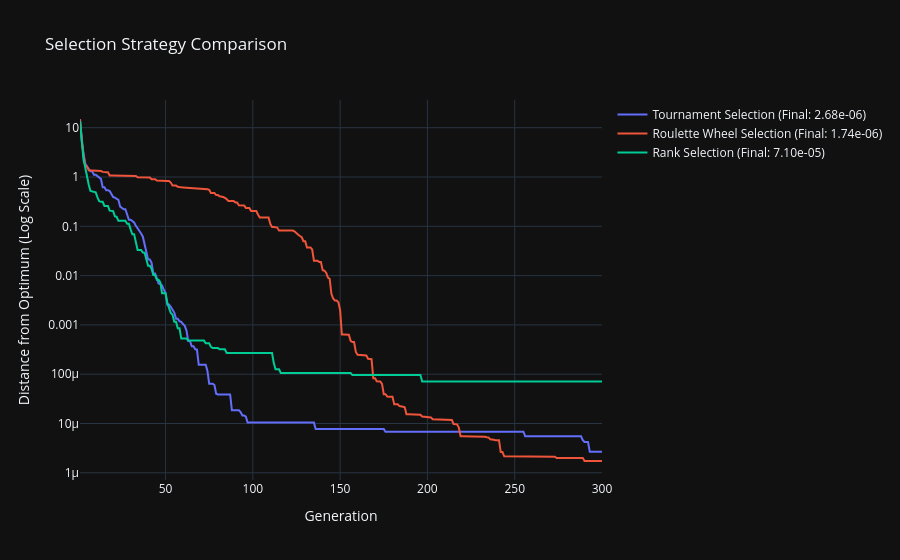
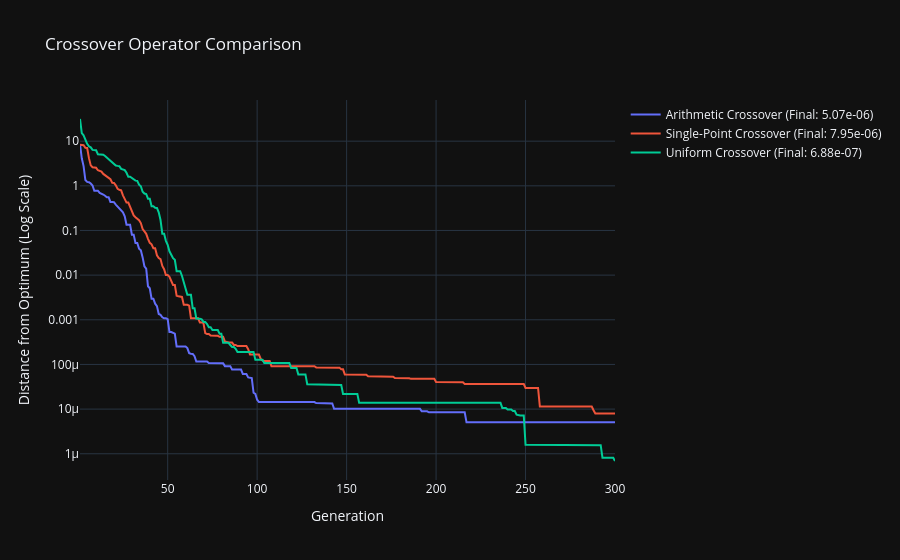
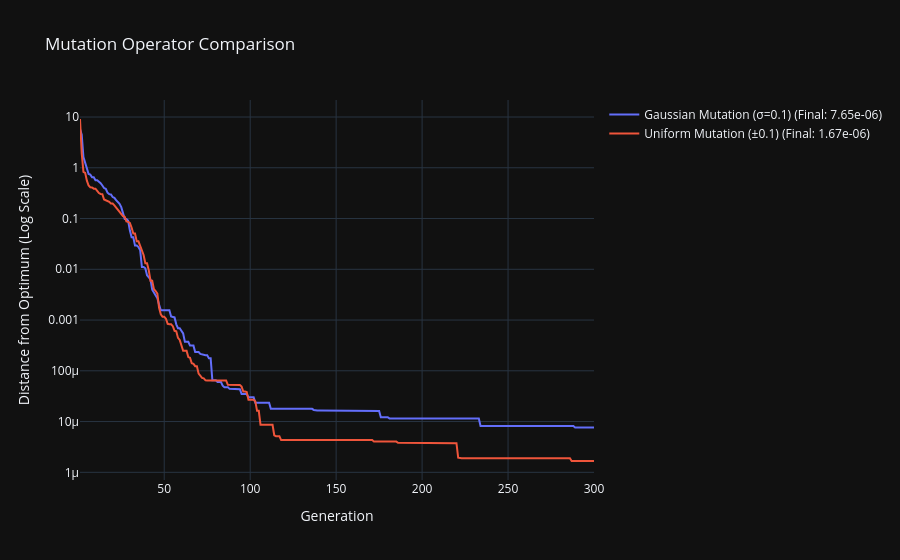

Notebook code cell kept with these figures, in order:
### Markdown cell above
# GA Operator Comparison

Tests different genetic algorithm components on the sphere function:

**Parameters**:
- Population: 50 solutions, 10D
- Bounds: [-5,5]
- Generations: 300
- Mutation rate: 10%
- Elitism: On

**Comparisons**:
1. **Selection Methods**:
   - Tournament
   - Roulette Wheel
   - Rank

2. **Crossover Types**:
   - Arithmetic
   - Single-Point
   - Uniform

3. **Mutation Types**:
   - Gaussian (σ=0.1)
   - Uniform (±0.1)

**Output**:
- Interactive convergence plots
- Final fitness values
- Log-scaled fitness axis

### Code cell
def run_comparison_experiments():
    """Run comparison experiments for different operators."""
    # Common parameters for all experiments
    maxgen = 300
    common_params = {
        "func": sphere_function,
        "optimum": 0,
        "population_low": -5,
        "population_high": 5,
        "population_size": 50,
        "dimension": 10,
        "max_generations": maxgen,
        "generations_to_track": list(range(1, maxgen+1)),
        "elitism": True
    }

    # ====================== SELECTION COMPARISON ======================
    selection_results = []
    selection_strategies = [
        {"function": tournament_selection, "label": "Tournament Selection"},
        {"function": roulette_wheel_selection, "label": "Roulette Wheel Selection"},
        {"function": rank_selection, "label": "Rank Selection"}
    ]

    for strategy in selection_strategies:
        best_sol, best_dist, track_dist = genetic_algorithm(
            **common_params,
            selection_function=strategy["function"],
            crossover_function=arithmetic_crossover,
            mutation_function=gaussian_mutation,
            mutation_rate=0.1,
            mutation_param=0.1
        )
        selection_results.append({
            "label": strategy["label"],
            "distances": track_dist,
            "final_distance": best_dist
        })

    # ====================== CROSSOVER COMPARISON ======================
    crossover_results = []
    crossover_operators = [
        {"function": arithmetic_crossover, "label": "Arithmetic Crossover"},
        {"function": single_point_crossover, "label": "Single-Point Crossover"},
        {"function": uniform_crossover, "label": "Uniform Crossover"}
    ]

    for operator in crossover_operators:
        best_sol, best_dist, track_dist = genetic_algorithm(
            **common_params,
            selection_function=tournament_selection,
            crossover_function=operator["function"],
            mutation_function=gaussian_mutation,
            mutation_rate=0.1,
            mutation_param=0.1
        )
        crossover_results.append({
            "label": operator["label"],
            "distances": track_dist,
            "final_distance": best_dist
        })

    # ====================== MUTATION COMPARISON ======================
    mutation_results = []
    mutation_operators = [
        {"function": gaussian_mutation, "param": 0.1, "label": "Gaussian Mutation (σ=0.1)"},
        {"function": uniform_mutation, "param": 0.1, "label": "Uniform Mutation (±0.1)"}
    ]

    for operator in mutation_operators:
        best_sol, best_dist, track_dist = genetic_algorithm(
            **common_params,
            selection_function=tournament_selection,
            crossover_function=arithmetic_crossover,
            mutation_function=operator["function"],
            mutation_rate=0.1,
            mutation_param=operator["param"]
        )
        mutation_results.append({
            "label": operator["label"],
            "distances": track_dist,
            "final_distance": best_dist
        })

    # ====================== PLOT RESULTS ======================
    def plot_results(results, title):
        fig = go.Figure()
        for result in results:
            fig.add_trace(go.Scatter(
                x=list(range(1, maxgen + 1)),
                y=result["distances"],
                name=f"{result['label']} (Final: {result['final_distance']:.2e})",
                mode="lines"
            ))
        fig.update_layout(
            title=title,
            xaxis_title="Generation",
            yaxis_title="Distance from Optimum (Log Scale)",
            yaxis_type="log",
            hovermode="x unified"
        )
        fig.show()

    plot_results(selection_results, "Selection Strategy Comparison")
    plot_results(crossover_results, "Crossover Operator Comparison")
    plot_results(mutation_results, "Mutation Operator Comparison")

# Run the comparison experiments
run_comparison_experiments()

### Figure 1 — Plotly figure (JSON) as saved in the notebook; plotly's stock layout.template omitted (floating-point values rounded to 4 significant figures; data arrays with more than 128 entries replaced by an {"elided": "..."} marker saying what was removed)
{"data": [{"mode": "lines", "name": "Tournament Selection (Final: 2.68e-06)", "x": {"elided": "300 int values"}, "y": {"elided": "300 float values"}, "type": "scatter"}, {"mode": "lines", "name": "Roulette Wheel Selection (Final: 1.74e-06)", "x": {"elided": "300 int values"}, "y": {"elided": "300 float values"}, "type": "scatter"}, {"mode": "lines", "name": "Rank Selection (Final: 7.10e-05)", "x": {"elided": "300 int values"}, "y": {"elided": "300 float values"}, "type": "scatter"}], "layout": {"yaxis": {"title": {"text": "Distance from Optimum (Log Scale)"}, "type": "log"}, "title": {"text": "Selection Strategy Comparison"}, "xaxis": {"title": {"text": "Generation"}}, "hovermode": "x unified"}}

### Figure 2 — Plotly figure (JSON) as saved in the notebook; plotly's stock layout.template omitted (floating-point values rounded to 4 significant figures; data arrays with more than 128 entries replaced by an {"elided": "..."} marker saying what was removed)
{"data": [{"mode": "lines", "name": "Arithmetic Crossover (Final: 5.07e-06)", "x": {"elided": "300 int values"}, "y": {"elided": "300 float values"}, "type": "scatter"}, {"mode": "lines", "name": "Single-Point Crossover (Final: 7.95e-06)", "x": {"elided": "300 int values"}, "y": {"elided": "300 float values"}, "type": "scatter"}, {"mode": "lines", "name": "Uniform Crossover (Final: 6.88e-07)", "x": {"elided": "300 int values"}, "y": {"elided": "300 float values"}, "type": "scatter"}], "layout": {"yaxis": {"title": {"text": "Distance from Optimum (Log Scale)"}, "type": "log"}, "title": {"text": "Crossover Operator Comparison"}, "xaxis": {"title": {"text": "Generation"}}, "hovermode": "x unified"}}

### Figure 3 — Plotly figure (JSON) as saved in the notebook; plotly's stock layout.template omitted (floating-point values rounded to 4 significant figures; data arrays with more than 128 entries replaced by an {"elided": "..."} marker saying what was removed)
{"data": [{"mode": "lines", "name": "Gaussian Mutation (σ=0.1) (Final: 7.65e-06)", "x": {"elided": "300 int values"}, "y": {"elided": "300 float values"}, "type": "scatter"}, {"mode": "lines", "name": "Uniform Mutation (±0.1) (Final: 1.67e-06)", "x": {"elided": "300 int values"}, "y": {"elided": "300 float values"}, "type": "scatter"}], "layout": {"yaxis": {"title": {"text": "Distance from Optimum (Log Scale)"}, "type": "log"}, "title": {"text": "Mutation Operator Comparison"}, "xaxis": {"title": {"text": "Generation"}}, "hovermode": "x unified"}}
